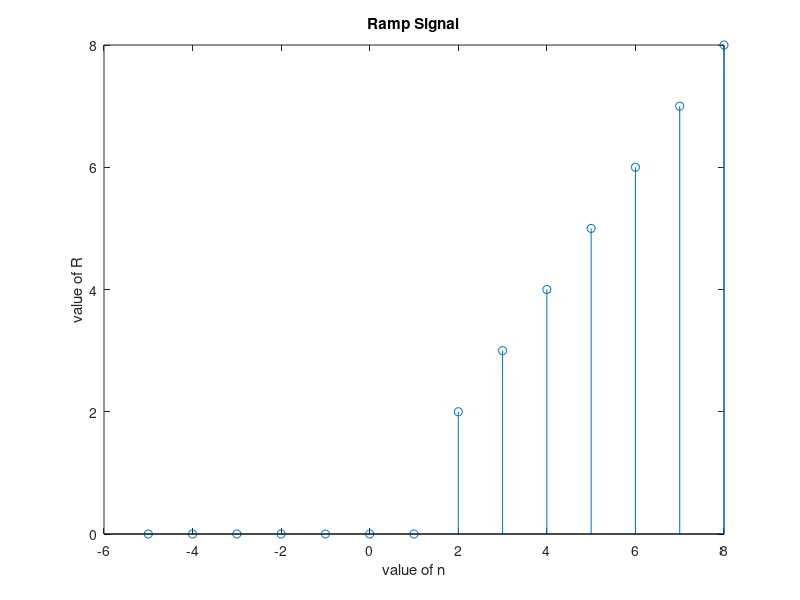

Write the MATLAB code that produced this figure.
clc
clear all
n=-5:1:8;
for n_counter=1:length(n)
 if n(n_counter)>=2
 R(n_counter)=n(n_counter);
 else
 R(n_counter)=0;
 end
end
stem(n,R)
xlabel ('value of n')
ylabel ('value of R')
title('Ramp Signal')